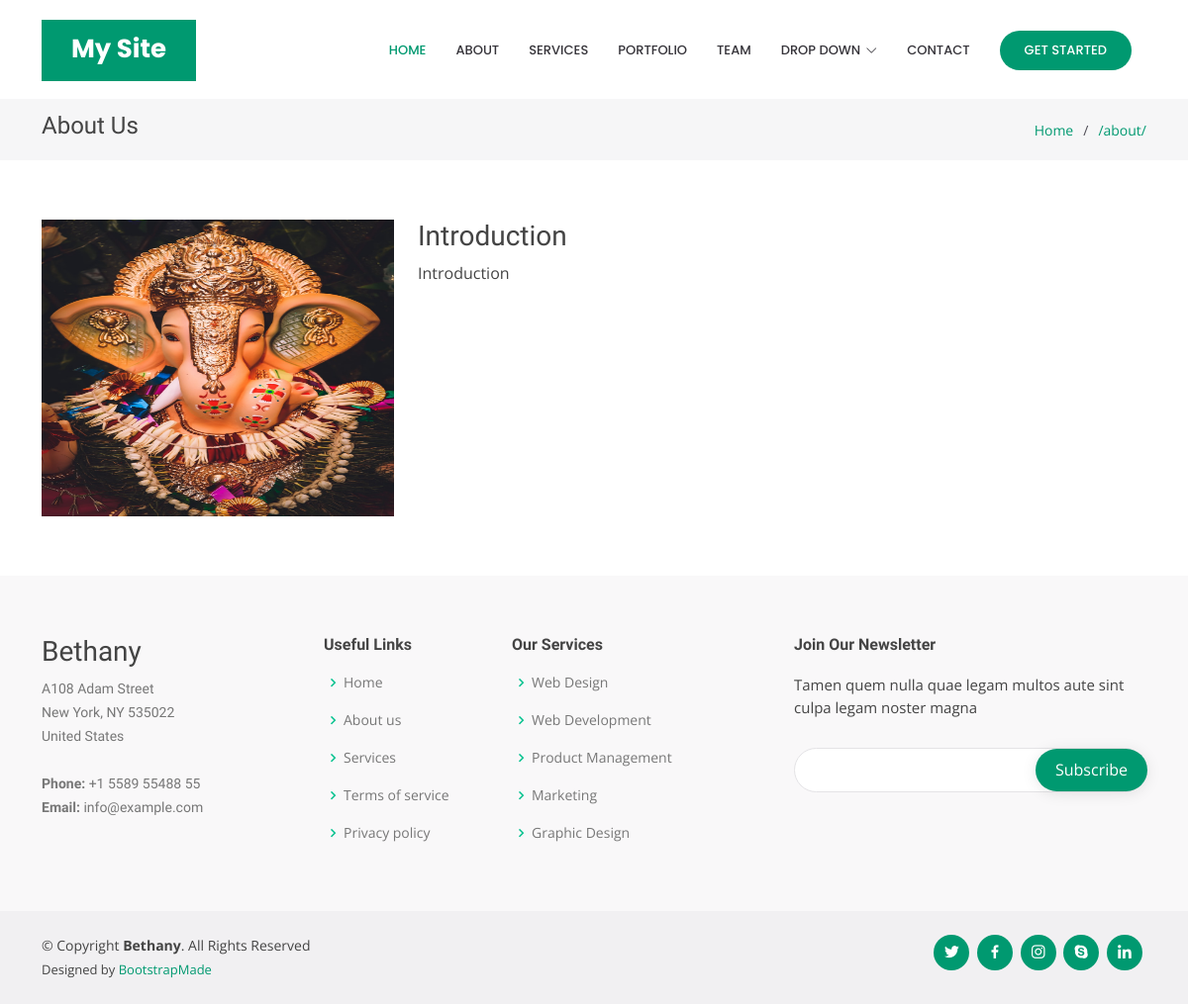
Page /about/ on the earlier database version.
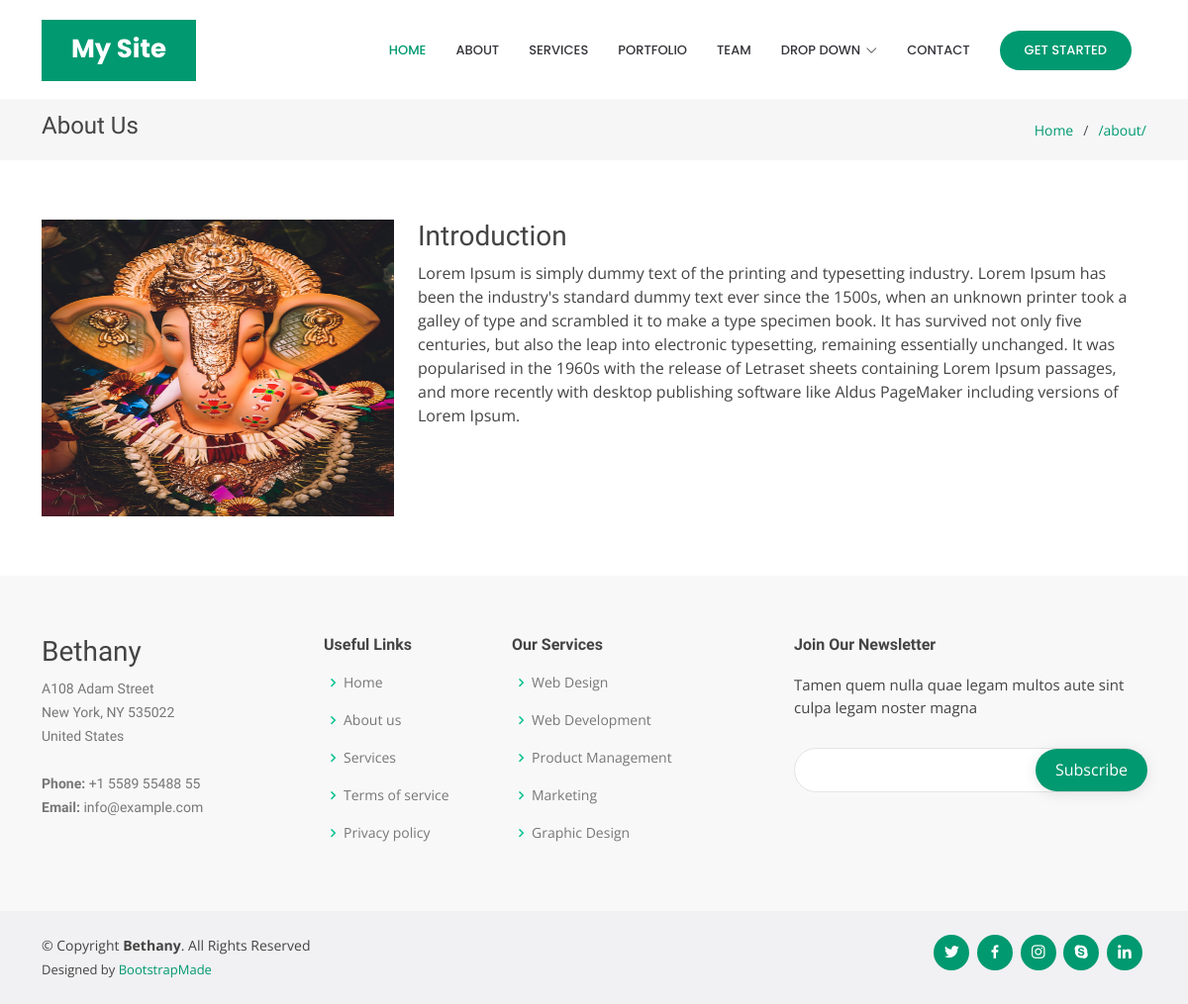
Same page on the later database version.
### about/models.py (models this page shows, shortened)
class About(models.Model):
    title = models.CharField(max_length=256)
    details = models.TextField()
    image = models.ImageField(upload_to='about')

### about/views.py (the view)
# urls.py: path('', views.show_about)
def show_about(request):
    about = About.objects.all()
    return render(request, 'about.html', {'about': about, 'MEDIA_URL': MEDIA_URL})

### templates/about.html
{% extends 'base.html' %}
{% load static %}
{% block content %}
    <main id="main">
        {% include 'bread.html' %}
        <section class="inner-page">
            <div class="container">
                {% for a in about %}
                    <div class="row">
                        <div class="col-sm-4">
                            <img src="{{ MEDIA_URL }}{{ a.image }}" alt=""
                                 style="height: 300px; width: 100%;"/>
                        </div>
                        <div class="col-sm-8">
                            <h3>{{ a.title }}</h3>
                            <p>
                                {{ a.details }}
                            </p>
                        </div>
                    </div>
                {% endfor %}
            </div>
        </section>
    </main>
{% endblock %}

Differences in the rows shown:
changed About "Introduction": details "Introduction" → "Lorem Ipsum is simply dummy text of the printing and typesetting industry. Lorem Ipsum has been the industry's standard dummy text ever since the 1500s, when an unknown printer took a galley of type and scrambled it to make a type specimen book. It has survived not only five centuries, but also the leap into electronic typesetting, remaining essentially unchanged. It was popularised in the 1960s with the release of Letraset sheets containing Lorem Ipsum passages, and more recently with desktop publishing software like Aldus PageMaker including versions of Lorem Ipsum."
